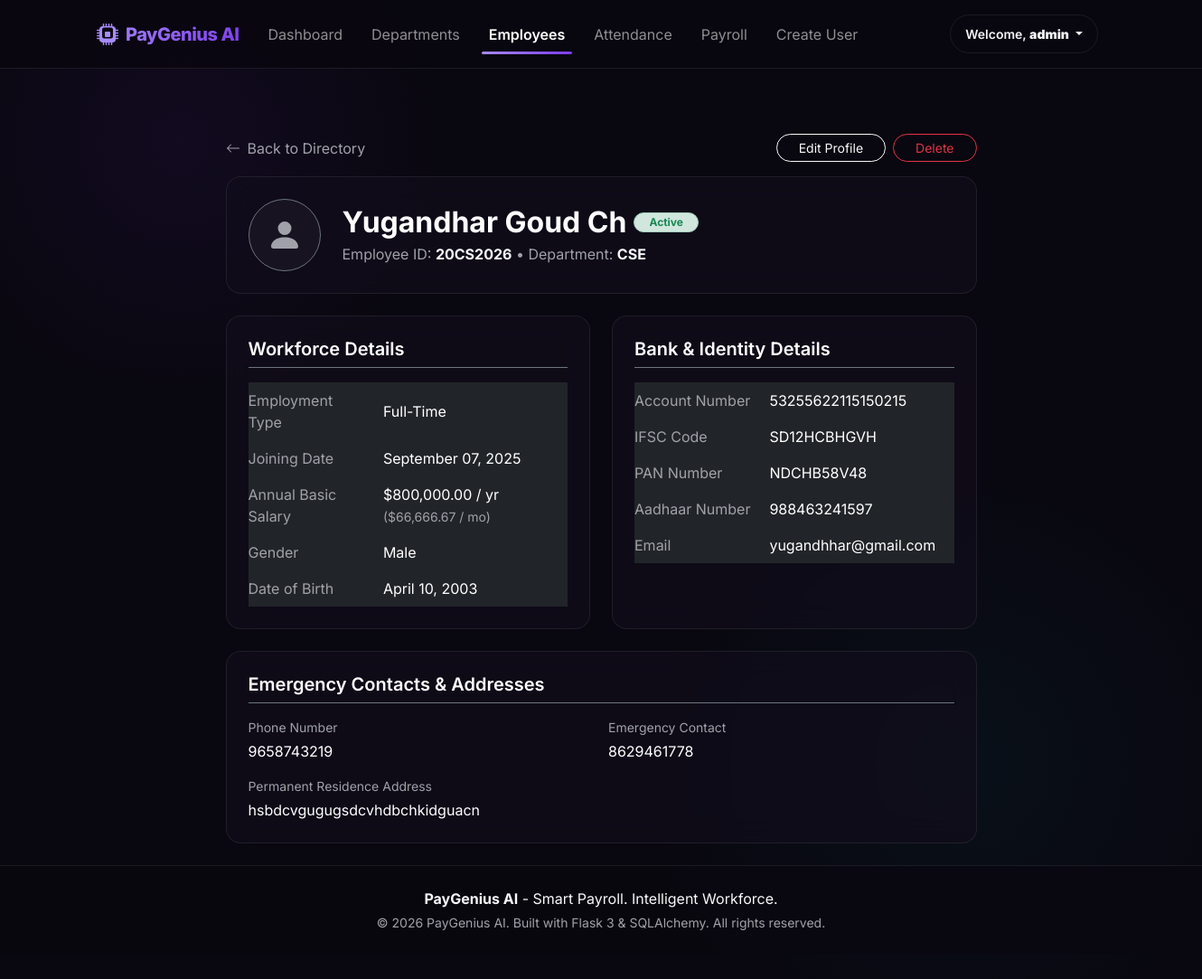
The app's page /hr/employees/detail/2 (signed in) with its own data.
### models/user.py (models this page shows)
class User(BaseModel, UserMixin):
    __tablename__ = "users"
    username = db.Column(db.String(64), unique=True, nullable=False, index=True)
    email = db.Column(db.String(120), unique=True, nullable=False, index=True)
    password_hash = db.Column(db.String(256), nullable=False)
    role_id = db.Column(
        db.Integer,
        db.ForeignKey("roles.id"),
        nullable=True
    )
    role = db.relationship(
        "Role",
        back_populates="users"
    )
    employee_id = db.Column(
        db.Integer,
        db.ForeignKey("employees.id"),
        nullable=True,
        unique=True
    )
    employee = db.relationship(
        "Employee",
        back_populates="user"
    )
    approved_leaves = db.relationship(
        "LeaveRequest",
        back_populates="approver",
        lazy="dynamic",
        foreign_keys="LeaveRequest.approved_by"
    )
    def __repr__(self):
        return f"<User {self.username}>"

### models/employee.py (models this page shows, shortened)
class Employee(BaseModel):
    __tablename__ = "employees"
    employee_code = db.Column(db.String(20), unique=True, index=True, nullable=False)
    first_name = db.Column(db.String(100), nullable=False)
    last_name = db.Column(db.String(100), nullable=False)
    email = db.Column(db.String(120), unique=True, index=True, nullable=False)
    phone = db.Column(db.String(20), nullable=True)
    gender = db.Column(db.String(20), nullable=True)
    date_of_birth = db.Column(db.Date, nullable=True)
    address = db.Column(db.Text, nullable=True)
    joining_date = db.Column(db.Date, nullable=False)
    employment_type = db.Column(db.String(50), nullable=False)
    basic_salary = db.Column(db.Numeric(12, 2), nullable=False)
    bank_account_number = db.Column(db.String(50), nullable=True)
    ifsc_code = db.Column(db.String(20), nullable=True)
    pan_number = db.Column(db.String(20), nullable=True)
    aadhaar_number = db.Column(db.String(20), nullable=True)
    emergency_contact = db.Column(db.String(20), nullable=True)
    status = db.Column(db.String(20), default="Active", nullable=False, index=True)
    department_id = db.Column(
        db.Integer,
        db.ForeignKey("departments.id"),
        nullable=False,
        index=True
    )
    department = db.relationship(
        "Department",
        back_populates="employees"
    )
    attendances = db.relationship(
        "Attendance",
        back_populates="employee",
        lazy="dynamic"
    )
    leave_balances = db.relationship(
        "LeaveBalance",
        back_populates="employee",
        lazy="dynamic"
    )
    leave_requests = db.relationship(
        "LeaveRequest",
        back_populates="employee",
        lazy="dynamic"
    )
    user = db.relationship(
        "User",
        back_populates="employee",
        uselist=False
    )
    __table_args__ = (
        db.Index("ix_employees_full_name", "first_name", "last_name"),
    )

### models/department.py (models this page shows, shortened)
class Department(BaseModel):
    __tablename__ = "departments"
    name = db.Column(db.String(100), unique=True, index=True, nullable=False)
    code = db.Column(db.String(20), unique=True, index=True, nullable=False)
    description = db.Column(db.String(255), nullable=True)
    employees = db.relationship(
        "Employee",
        back_populates="department",
        lazy="dynamic"
    )

### blueprints/hr/routes.py (the view)
@hr_bp.route("/employees/detail/<int:id>", methods=["GET"])
@login_required
@roles_required(RoleType.ADMIN, RoleType.HR)
def employee_detail(id):
    from extensions import db
    from models.employee import Employee
    emp = db.session.get(Employee, id)
    if not emp or not emp.is_active:
        flash("Employee not found.", "danger")
        return redirect(url_for("hr.list_employees"))
    return render_template("hr/employee_detail.html", employee=emp)

### templates/hr/employee_detail.html (shortened to what this page needs)
{% extends "base.html" %}
{% block content %}
<div class="row justify-content-center mt-3">
    <div class="col-xl-9 col-lg-10">
        <div class="d-flex justify-content-between align-items-center mb-3">
            <a href="{{ url_for('hr.list_employees') }}" class="text-muted text-decoration-none d-inline-flex align-items-center">
                <svg xmlns="http://www.w3.org/2000/svg" width="16" height="16" fill="currentColor" class="bi bi-arrow-left me-2" viewBox="0 0 16 16">
                    <path fill-rule="evenodd" d="M15 8a.5.5 0 0 0-.5-.5H2.707l3.147-3.146a.5.5 0 1 0-.708-.708l-4 4a.5.5 0 0 0 0 .708l4 4a.5.5 0 0 0 .708-.708L2.707 8.5H14.5A.5.5 0 0 0 15 8"/>
                </svg>
                Back to Directory
            </a>
            <div class="d-flex gap-2">
                <a href="{{ url_for('hr.edit_employee', id=employee.id) }}" class="btn btn-outline-light rounded-pill btn-sm px-4">
                    Edit Profile
                </a>
                <form action="{{ url_for('hr.delete_employee', id=employee.id) }}" method="POST" onsubmit="return confirm('Are you sure you want to delete this employee?');" class="d-inline">
                    <button type="submit" class="btn btn-outline-danger rounded-pill btn-sm px-4">
                        Delete
                    </button>
                </form>
            </div>
        </div>
        <div class="glass-card p-4 mb-4">
            <div class="d-flex align-items-center flex-wrap gap-4">
                <div class="rounded-circle d-flex align-items-center justify-content-center border border-secondary" style="width: 80px; height: 80px; background-color: rgba(255, 255, 255, 0.03);">
                    <svg xmlns="http://www.w3.org/2000/svg" width="40" height="40" fill="currentColor" class="bi bi-person-fill text-muted" viewBox="0 0 16 16">
                        <path d="M3 14s-1 0-1-1 1-4 6-4 6 3 6 4-1 1-1 1zm5-6a3 3 0 1 0 0-6 3 3 0 0 0 0 6"/>
                    </svg>
                </div>
                <div class="flex-grow-1">
                    <div class="d-flex align-items-center gap-2 flex-wrap">
                        <h2 class="text-white fw-bold m-0">{{ employee.first_name }} {{ employee.last_name }}</h2>
                        {% if employee.status == "Active" %}
                            <span class="badge rounded-pill bg-success-subtle text-success border border-success-subtle px-3 py-1">Active</span>
                        {% elif employee.status == "Inactive" %}
                            <span class="badge rounded-pill bg-secondary-subtle text-secondary border border-secondary-subtle px-3 py-1">Inactive</span>
                        {% else %}
                            <span class="badge rounded-pill bg-danger-subtle text-danger border border-danger-subtle px-3 py-1">Resigned</span>
                        {% endif %}
                    </div>
                    <p class="text-muted m-0 mt-1">
                        Employee ID: <strong class="text-light">{{ employee.employee_code }}</strong>
                        &bull; Department: <strong class="text-light">{{ employee.department.name if employee.department else "None" }}</strong>
                    </p>
                </div>
            </div>
        </div>
        <div class="row g-4">
            <div class="col-md-6">
                <div class="glass-card h-100 p-4">
                    <h4 class="text-white mb-3 fs-5 border-bottom border-secondary pb-2 fw-semibold">Workforce Details</h4>
                    <table class="table table-dark table-borderless align-middle mb-0" style="background: transparent;">
                        <tbody>
                            <tr>
                                <td class="text-muted py-2 ps-0" style="width: 40%;">Employment Type</td>
                                <td class="text-white py-2">{{ employee.employment_type }}</td>
                            </tr>
                            <tr>
                                <td class="text-muted py-2 ps-0">Joining Date</td>
                                <td class="text-white py-2">{{ employee.joining_date.strftime('%B %d, %Y') if employee.joining_date else "N/A" }}</td>
                            </tr>
                            <tr>
                                <td class="text-muted py-2 ps-0">Annual Basic Salary</td>
                                <td class="text-white py-2">${{ "{:,.2f}".format(employee.basic_salary) }} / yr <span class="text-muted small">(${{ "{:,.2f}".format(employee.basic_salary / 12) }} / mo)</span></td>
                            </tr>
                            <tr>
                                <td class="text-muted py-2 ps-0">Gender</td>
                                <td class="text-white py-2">{{ employee.gender or "Not Specified" }}</td>
                            </tr>
                            <tr>
                                <td class="text-muted py-2 ps-0">Date of Birth</td>
                                <td class="text-white py-2">{{ employee.date_of_birth.strftime('%B %d, %Y') if employee.date_of_birth else "N/A" }}</td>
                            </tr>
                        </tbody>
                    </table>
                </div>
            </div>
            <div class="col-md-6">
                <div class="glass-card h-100 p-4">
                    <h4 class="text-white mb-3 fs-5 border-bottom border-secondary pb-2 fw-semibold">Bank & Identity Details</h4>
                    <table class="table table-dark table-borderless align-middle mb-0" style="background: transparent;">
                        <tbody>
                            <tr>
                                <td class="text-muted py-2 ps-0" style="width: 40%;">Account Number</td>
                                <td class="text-white py-2">{{ employee.bank_account_number or "N/A" }}</td>
                            </tr>
                            <tr>
                                <td class="text-muted py-2 ps-0">IFSC Code</td>
                                <td class="text-white py-2">{{ employee.ifsc_code or "N/A" }}</td>
                            </tr>
                            <tr>
                                <td class="text-muted py-2 ps-0">PAN Number</td>
                                <td class="text-white py-2">{{ employee.pan_number or "N/A" }}</td>
                            </tr>
                            <tr>
                                <td class="text-muted py-2 ps-0">Aadhaar Number</td>
                                <td class="text-white py-2">{{ employee.aadhaar_number or "N/A" }}</td>
                            </tr>
                            <tr>
                                <td class="text-muted py-2 ps-0">Email</td>
                                <td class="text-white py-2">{{ employee.email }}</td>
                            </tr>
                        </tbody>
                    </table>
                </div>
            </div>
            <div class="col-12">
                <div class="glass-card p-4">
                    <h4 class="text-white mb-3 fs-5 border-bottom border-secondary pb-2 fw-semibold">Emergency Contacts & Addresses</h4>
                    <div class="row g-3">
                        <div class="col-md-6">
                            <label class="text-muted small d-block mb-1">Phone Number</label>
                            <span class="text-white">{{ employee.phone or "N/A" }}</span>
                        </div>
                        <div class="col-md-6">
                            <label class="text-muted small d-block mb-1">Emergency Contact</label>
                            <span class="text-white">{{ employee.emergency_contact or "N/A" }}</span>
                        </div>
                        <div class="col-12 mt-3">
                            <label class="text-muted small d-block mb-1">Permanent Residence Address</label>
                            <span class="text-white" style="white-space: pre-line;">{{ employee.address or "No address listed in the registry." }}</span>
                        </div>
                    </div>
                </div>
            </div>
        </div>
    </div>
</div>
{% endblock %}

### templates/base.html (shortened to what this page needs)
<!DOCTYPE html>
<html lang="en">
<head>
    <link href="https://cdn.jsdelivr.net/npm/bootstrap@5.3.3/dist/css/bootstrap.min.css" rel="stylesheet">
    <link rel="stylesheet" href="{{ url_for('static', filename='css/style.css') }}">
</head>
<body>
    <nav class="navbar navbar-expand-lg navbar-dark navbar-custom py-3">
        <div class="container">
            <a class="navbar-brand d-flex align-items-center" href="/">
                PayGenius AI
            </a>
            <div class="collapse navbar-collapse" id="navbarNav">
                <ul class="navbar-nav me-auto mb-2 mb-lg-0">
                    <li class="nav-item">
                        <a class="nav-link px-3 {% if request.endpoint == 'analytics.dashboard' %}active{% endif %}" href="{{ url_for('analytics.dashboard') }}">Dashboard</a>
                    </li>
                    {% if current_user.is_authenticated and current_user.role and current_user.role.name in [RoleType.ADMIN, RoleType.HR] %}
                    <li class="nav-item">
                        <a class="nav-link px-3 {% if '/hr/departments' in request.path %}active{% endif %}" href="{{ url_for('hr.list_departments') }}">Departments</a>
                    </li>
                    <li class="nav-item">
                        <a class="nav-link px-3 {% if '/hr/employees' in request.path %}active{% endif %}" href="{{ url_for('hr.list_employees') }}">Employees</a>
                    </li>
                    <li class="nav-item">
                        <a class="nav-link px-3 {% if request.endpoint == 'attendance_upload.upload_attendance_ui' %}active{% endif %}" href="{{ url_for('attendance_upload.upload_attendance_ui') }}">Attendance</a>
                    </li>
                    <li class="nav-item">
                        <a class="nav-link px-3 {% if request.endpoint and request.endpoint.startswith('payroll.') %}active{% endif %}" href="{{ url_for('payroll.payroll_ui') }}">Payroll</a>
                    </li>
                    {% endif %}
                    {% if current_user.is_authenticated and current_user.role and current_user.role.name == RoleType.ADMIN %}
                    <li class="nav-item">
                        <a class="nav-link px-3 {% if request.path == '/admin/create-user' %}active{% endif %}" href="{{ url_for('auth.create_user') }}">Create User</a>
                    </li>
                    {% endif %}
                </ul>
                <div class="d-flex align-items-center">
                    {% if current_user and current_user.is_authenticated %}
                        <div class="dropdown">
                            <button class="btn btn-outline-custom dropdown-toggle btn-sm rounded-pill px-3 me-2" type="button" id="userMenu" data-bs-toggle="dropdown" aria-expanded="false">
                                Welcome, <strong>{{ current_user.username }}</strong>
                            </button>
                        </div>
                    {% else %}
                        <a href="{{ url_for('auth.login') }}" class="btn btn-outline-custom me-2 rounded-pill btn-sm px-3">Log In</a>
                    {% endif %}
                </div>
            </div>
        </div>
    </nav>
    <main class="container py-4 flex-grow-1">
        {% block content %}{% endblock %}
    </main>
    <footer class="py-4 mt-auto">
        <div class="container text-center">
            <p class="mb-1 text-light"><strong>PayGenius AI</strong> - Smart Payroll. Intelligent Workforce.</p>
            <p class="text-muted small mb-0">&copy; 2026 PayGenius AI. Built with Flask 3 & SQLAlchemy. All rights reserved.</p>
        </div>
    </footer>
</body>
</html>

### records on screen
User: username "admin"
Employee: first_name "Yugandhar Goud", last_name "Ch", employee_code "20CS2026", employment_type "Full-Time", joining_date "September 07, 2025", basic_salary "800,000.00", employee.basic_salary/12 "66,666.67", gender "Male", date_of_birth "April 10, 2003", bank_account_number "53255622115150215", ifsc_code "SD12HCBHGVH", pan_number "NDCHB58V48", aadhaar_number "988463241597", email "yugandhhar@gmail.com", phone "9658743219", emergency_contact "8629461778", address "hsbdcvgugugsdcvhdbchkidguacn"
Department: department "CSE"
